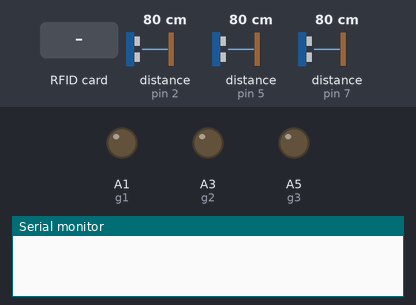
A sketch run on a simulated Arduino Uno, built with avr-gcc and run on an emulated ATmega328P. Parts: output pins drawn as LEDs (lit = HIGH), the last lines printed to the serial monitor. Wiring (inferred from the names in the program): 3 × ultrasonic range finder: trigger pin 3, echo pin 2 / trigger pin 4, echo pin 5 / trigger pin 6, echo pin 7. The test bench sets the inputs (shaded band); at power-on: distance to the obstacle (sensors on pin 5, pin 7, pin 2) 80 cm. The echo pulse lasts 58.3 µs per cm; pins used as bus, display or sensor lines are not drawn.

Above: at 1.2 s.
1.3 s: RFID card B0 25 78 7A held to the reader
At 2.5 s:
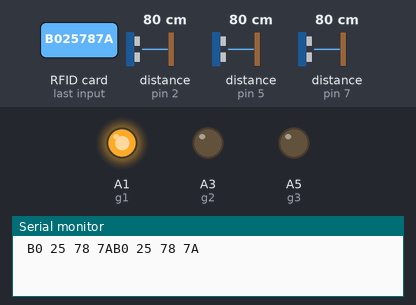
2.8 s: distance to the obstacle (sensor on pin 5) set to 34 cm
5.8 s: distance to the obstacle (sensor on pin 5) set to 28 cm
At 7.0 s:
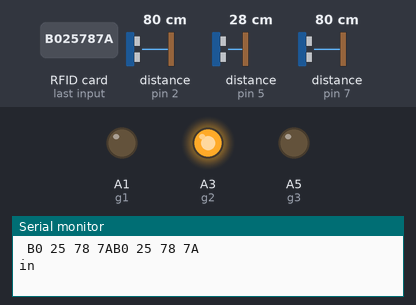
7.3 s: distance to the obstacle (sensor on pin 5) set to 35 cm
At 8.2 s:
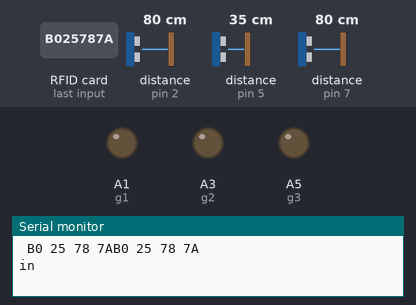
8.8 s: distance to the obstacle (sensor on pin 7) set to 33 cm
10.3 s: distance to the obstacle (sensor on pin 7) set to 29 cm
At 11.6 s:
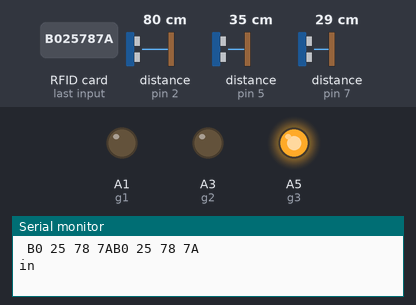
Timing chart, 0 to 12.8 s (numbered marks = the images above; inputs shaded):
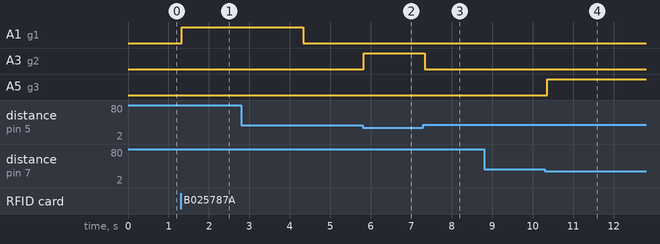

Measured:
- the behaviour switches between 32 and 31 cm on distance to the obstacle (sensor on pin 5) (found by bisection; images 1 and 2)
- the behaviour switches between 32 and 31 cm on distance to the obstacle (sensor on pin 7) (found by bisection; images 3 and 4)
- after the input at 1.3 s, A1 (g1): LOW → HIGH at once
- after the input at 5.8 s, A3 (g2): LOW → HIGH at once
- after the input at 7.3 s, A3 (g2): HIGH → LOW at once
- after the input at 8.8 s, every drawn part: stays the same
- after the input at 10.3 s, A5 (g3): LOW → HIGH after 0.06 s

The sketch:

sketch_feb08a.ino
```cpp
/*
Pin connections
(DO NOT GIVE DIRECT CONNECTIONS TO ARDUINO FROM LED USE THE RESISTORS)
red led1 = A0
green led1 = A1
red led1 = A2
green led1 = A3
red led1 = A4
green led1 = A5
ultrasonic vcc=5V
ultrasonic gnd = arduino gnd
ultrasonic1 trigger = 3
ultrasonic1 echo = 2
ultrasonic1 trigger = 4
ultrasonic1 echo = 5
ultrasonic1 trigger = 6
ultrasonic1 echo = 7
rfid VCC = 3.3V (WARNING: DO NOT CONNECT TO 5V)
rfid gnd= arduino gnd
rfid RST_PIN 9
rfid SDA 10
rfid SCK 13
rfid MOSI 11
rfid MISO 12


*/
#include <SPI.h>
#include <MFRC522.h>

#define SS_PIN 10
#define RST_PIN 9
MFRC522 mfrc522(SS_PIN, RST_PIN);
int a, b,c,i;
int l =0;
int m =0;
  int q = 0;
const int r1 = A0;
const int g1 = A1;
const int r2 = A2;
const int g2 = A3;
const int r3 = A4;
const int g3 = A5;
long duration;
int distance;
const int t1 = 3;
const int e1 = 2;
const int t2 = 4;
const int e2 = 5;
const int t3 = 6;
const int e3 = 7;

void setup() {
 pinMode(r1, OUTPUT);
  pinMode(g1, OUTPUT);
  pinMode(r2, OUTPUT);
  pinMode(g2, OUTPUT);
  pinMode(r3, OUTPUT);
  pinMode(g3, OUTPUT);
  pinMode(t1, OUTPUT);
  pinMode(t2, OUTPUT);
  pinMode(e1, INPUT);
  pinMode(e2, INPUT);
  pinMode(t3, OUTPUT);
  pinMode(e3, INPUT);
SPI.begin();      // Initiate  SPI bus
  mfrc522.PCD_Init();   // Initiate MFRC522
  Serial.begin(9600);


}

void loop() {

  a = ultra(t1,e1);

    if (a < 31){

  digitalWrite(r3, HIGH);
   digitalWrite(g3, LOW);

   digitalWrite(g1, HIGH);
   digitalWrite(r1, LOW);
digitalWrite(g2, LOW);
   digitalWrite(r2, HIGH);
    for (i = 0;i<180;i++) {

    rfid();
    a = ultra(t1,e1);
    if (a > 30){
      break;
    }
   delay(1);
   }
  }
  else
  {
    digitalWrite(r3, HIGH);
   digitalWrite(g3, LOW);
   digitalWrite(r1, HIGH);
   digitalWrite(g1, LOW);
digitalWrite(g2, LOW);
   digitalWrite(r2, HIGH);
rfid();
   }
   b = ultra(t2,e2);
    if (b < 31){
   digitalWrite(g1, LOW);
   digitalWrite(r1, HIGH);

digitalWrite(g2, HIGH);
   digitalWrite(r2, LOW);
   digitalWrite(r3, HIGH);
   digitalWrite(g3, LOW);
    for (i = 0;i<180;i++) {

    rfid();
    b = ultra(t2,e2);
    if (b > 30){
      break;
    }
    delay(1);
   }
   }
   else
   {
    digitalWrite(r3, HIGH);
   digitalWrite(g3, LOW);
   digitalWrite(r1, HIGH);
   digitalWrite(g1, LOW);
digitalWrite(g2, LOW);
   digitalWrite(r2, HIGH);
  rfid();
  }
   c = ultra(t3,e3);
    if (c < 31){
   digitalWrite(g2, LOW);
   digitalWrite(r2, HIGH);
   digitalWrite(g3, HIGH);
   digitalWrite(r3, LOW);
   digitalWrite(r1, HIGH);
   digitalWrite(g1, LOW);
   for (i = 0;i<180;i++) {
    rfid();
    c = ultra(t3,e3);
    if (c > 30){
      break;
    }
    delay(1);
   }
   }
   else
   {
   digitalWrite(r3, HIGH);
   digitalWrite(g3, LOW);
   digitalWrite(r1, HIGH);
   digitalWrite(g1, LOW);
   digitalWrite(g2, LOW);
   digitalWrite(r2, HIGH);
    rfid();
   }

}
int ultra(int trigpin, int echopin){
digitalWrite(trigpin, LOW);
delayMicroseconds(2);


digitalWrite(trigpin, HIGH);
delayMicroseconds(10);
digitalWrite(trigpin, LOW);


duration = pulseIn(echopin, HIGH);


distance= duration*0.034/2;
return distance;
}
int rfid(){
  int j;
 if ( ! mfrc522.PICC_IsNewCardPresent())
  {
    return;
  }

  if ( ! mfrc522.PICC_ReadCardSerial())
  {
    return;
  }


  String content= "";
  byte letter;
  for (byte j = 0; j < mfrc522.uid.size; j++)
  {
     Serial.print(mfrc522.uid.uidByte[j] < 0x10 ? " 0" : " ");
     Serial.print(mfrc522.uid.uidByte[j], HEX);
     content.concat(String(mfrc522.uid.uidByte[j] < 0x10 ? " 0" : " "));
     content.concat(String(mfrc522.uid.uidByte[j], HEX));
  }
  content.toUpperCase();
  Serial.println(content.substring(1));
  if (content.substring(1) == "B0 25 78 7A")
  {
     digitalWrite(r3, HIGH);
   digitalWrite(g3, LOW);
   digitalWrite(g1, HIGH);
   digitalWrite(r1, LOW);
digitalWrite(g2, LOW);
   digitalWrite(r2, HIGH);
   delay(3000);
   Serial.println("in");
  }

}
```
